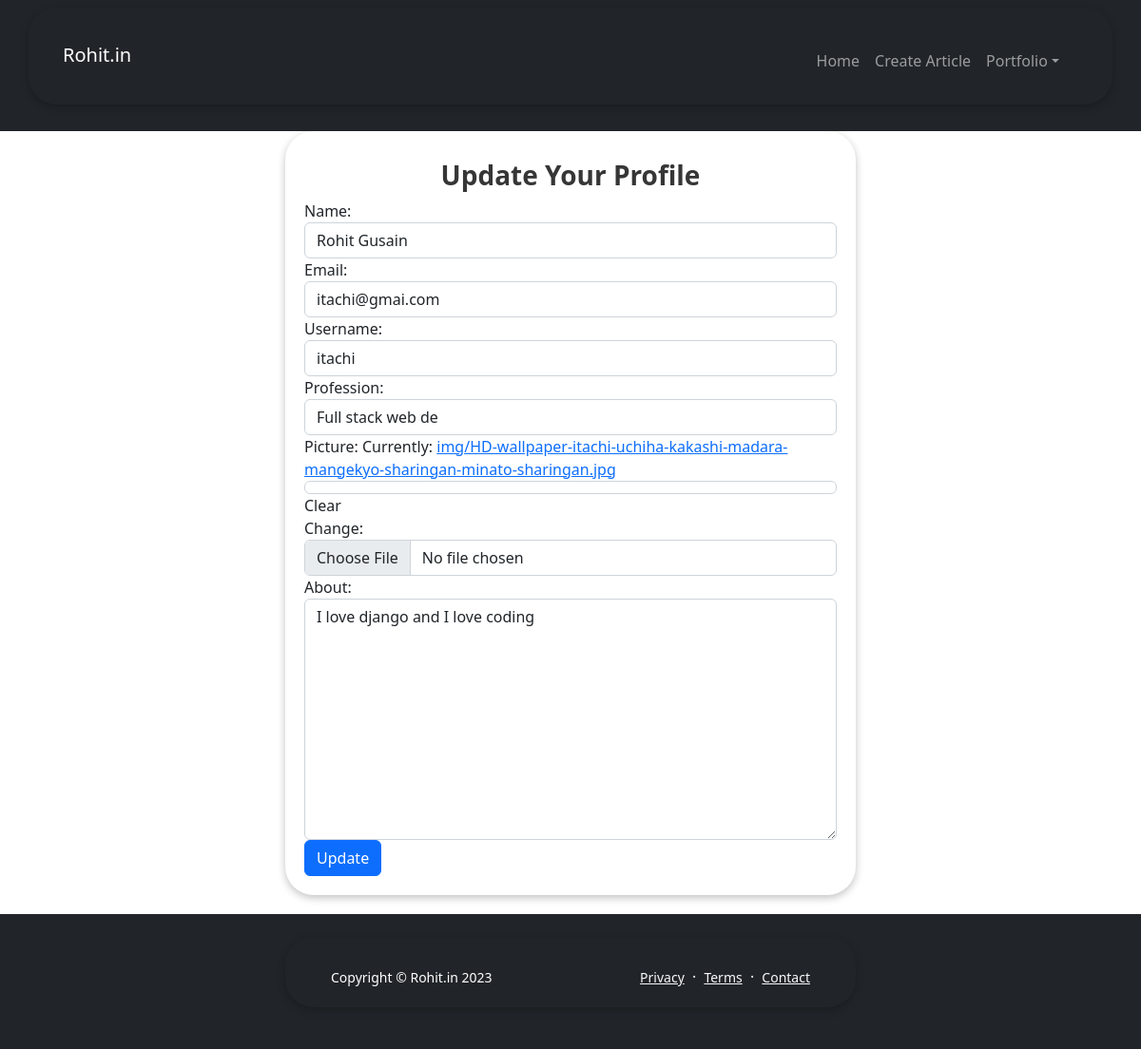
The page /updateprofile/ (signed in) on the database its author committed.
### profiles/models.py (models this page shows, shortened)
class UserProfile(models.Model):
    user=models.OneToOneField(User, on_delete=models.CASCADE)
    name=models.CharField(max_length=200)
    email=models.EmailField()
    username=models.CharField(max_length=200)
    profession=models.CharField(max_length=200)
    picture=models.ImageField(upload_to='img',blank=True,null=True)
    about=models.TextField(max_length=500)
    profile_id=models.UUIDField(default=uuid.uuid4(),editable=False,unique=True,primary_key=True)

### profiles/views.py (the view)
# urls.py: path("updateprofile/", views.UpdateProfile, name="updateprofile"),
def UpdateProfile(request):
    profile=request.user.userprofile
    form=UpdateProfileForm(instance=profile)
    if request.method=="POST":
        form=UpdateProfileForm(request.POST,request.FILES,)
        if form.is_valid():
            form.save()
            messages.info(request,"You updated your profile")
            return redirect("account")
    contex={"form":form}
    return render(request, 'updateprofile.html',contex)

### profiles/forms.py
class UpdateProfileForm(ModelForm):
    class Meta:
        model=UserProfile
        exclude=["user"]

### profiles/templates/updateprofile.html (shortened to what this page needs)
{% extends "base.html" %}
{% block content %}
<div class="container" id="container">
  <h3><strong>Update Your Profile</strong></h3>
  <form method="POST" enctype="multipart/form-data">
    {{ form }}
    <button type="submit" class="btn btn-primary">Update</button>
  </form>
</div>
{% endblock %}

### profiles/templates/updateprofile.html (style rules this page uses)
.container { box-shadow: rgba(0, 0, 0, 0.24) 0px 3px 8px; width: 50%; height: auto; padding: 30px 20px 20px 20px; border-radius: 30px; margin-bottom: 20px; }
.container h3 { text-align: center; }

### rows shown on the page
UserProfile: name "Rohit Gusain", email "itachi@gmai.com", username "itachi", profession "Full stack web de", about "I love django and I love coding"
